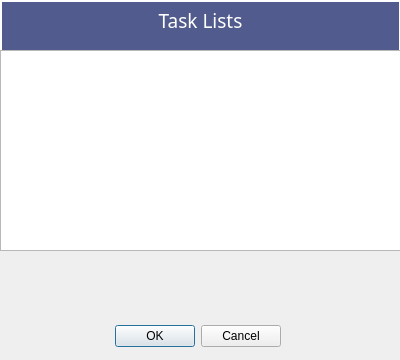
<?xml version="1.0" encoding="UTF-8"?>
<ui version="4.0">
 <class>frmLists</class>
 <widget class="QDialog" name="frmLists">
  <property name="geometry">
   <rect>
    <x>0</x>
    <y>0</y>
    <width>400</width>
    <height>360</height>
   </rect>
  </property>
  <property name="windowTitle">
   <string>Dialog</string>
  </property>
  <widget class="QDialogButtonBox" name="buttonBox">
   <property name="geometry">
    <rect>
     <x>100</x>
     <y>320</y>
     <width>181</width>
     <height>32</height>
    </rect>
   </property>
   <property name="orientation">
    <enum>Qt::Horizontal</enum>
   </property>
   <property name="standardButtons">
    <set>QDialogButtonBox::Cancel|QDialogButtonBox::Ok</set>
   </property>
  </widget>
  <widget class="QWidget" name="verticalLayoutWidget">
   <property name="geometry">
    <rect>
     <x>0</x>
     <y>0</y>
     <width>401</width>
     <height>73</height>
    </rect>
   </property>
   <layout class="QVBoxLayout" name="vl1">
    <item>
     <widget class="QLabel" name="label">
      <property name="sizePolicy">
       <sizepolicy hsizetype="Expanding" vsizetype="Expanding">
        <horstretch>0</horstretch>
        <verstretch>0</verstretch>
       </sizepolicy>
      </property>
      <property name="font">
       <font>
        <family>Arial Black</family>
        <pointsize>14</pointsize>
        <weight>10</weight>
        <italic>false</italic>
        <bold>false</bold>
       </font>
      </property>
      <property name="styleSheet">
       <string>color: rgb(255, 255, 255);
background-color: rgb(82, 91, 141);
font: 87 14pt &quot;Arial Black&quot;;</string>
      </property>
      <property name="frameShape">
       <enum>QFrame::WinPanel</enum>
      </property>
      <property name="frameShadow">
       <enum>QFrame::Plain</enum>
      </property>
      <property name="text">
       <string>Task Lists</string>
      </property>
      <property name="scaledContents">
       <bool>true</bool>
      </property>
      <property name="alignment">
       <set>Qt::AlignHCenter|Qt::AlignTop</set>
      </property>
     </widget>
    </item>
   </layout>
  </widget>
  <widget class="QWidget" name="verticalLayoutWidget_2">
   <property name="geometry">
    <rect>
     <x>0</x>
     <y>50</y>
     <width>401</width>
     <height>201</height>
    </rect>
   </property>
   <layout class="QVBoxLayout" name="verticalLayout">
    <item>
     <widget class="QTableView" name="tableView"/>
    </item>
   </layout>
  </widget>
 </widget>
 <resources/>
 <connections>
  <connection>
   <sender>buttonBox</sender>
   <signal>accepted()</signal>
   <receiver>frmLists</receiver>
   <slot>accept()</slot>
   <hints>
    <hint type="sourcelabel">
     <x>280</x>
     <y>274</y>
    </hint>
    <hint type="destinationlabel">
     <x>157</x>
     <y>274</y>
    </hint>
   </hints>
  </connection>
  <connection>
   <sender>buttonBox</sender>
   <signal>rejected()</signal>
   <receiver>frmLists</receiver>
   <slot>reject()</slot>
   <hints>
    <hint type="sourcelabel">
     <x>280</x>
     <y>280</y>
    </hint>
    <hint type="destinationlabel">
     <x>286</x>
     <y>274</y>
    </hint>
   </hints>
  </connection>
 </connections>
</ui>
